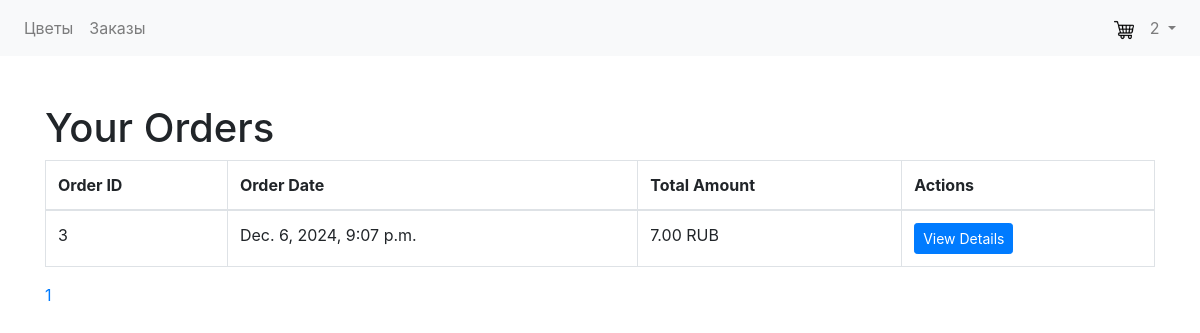
Page /orders/ (signed in) on the earlier database version.
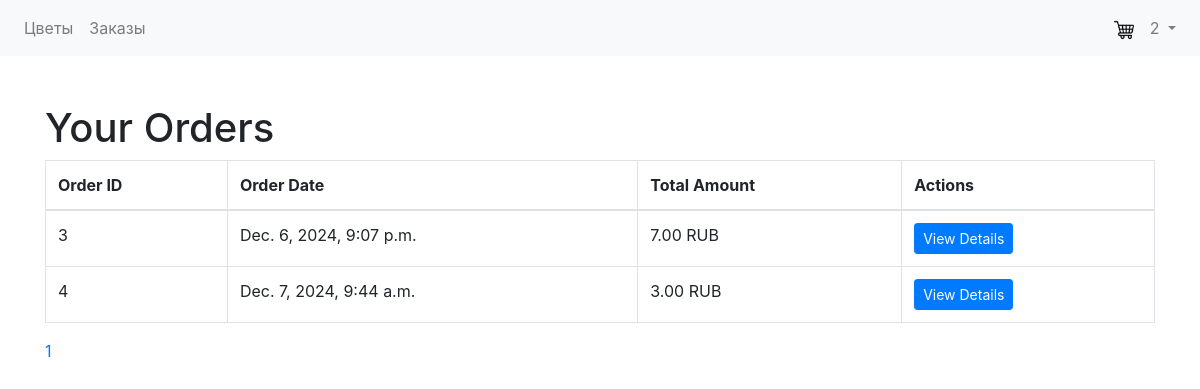
Same page on the later database version.
### orders/models.py (models this page shows)
class Order(models.Model):
    user = models.ForeignKey('account.User', on_delete=models.CASCADE)
    order_date = models.DateTimeField(auto_now_add=True)
    total_amount = models.DecimalField(max_digits=10, decimal_places=2)

### orders/views.py (the view)
# urls.py: path('', login_required(views.get_orders), name='order_list'), #List of Orders
@login_required
def get_orders(request):
    orders = Order.objects.filter(user=request.user)
    paginator = Paginator(orders, 10) # Show 10 orders per page
    page = request.GET.get('page')
    try:
        orders = paginator.page(page)
    except PageNotAnInteger:
        orders = paginator.page(1)
    except EmptyPage:
        orders = paginator.page(paginator.num_pages)
    return render(request, 'orders/order_list.html', {'orders': orders, 'paginator': paginator})

### Templates/orders/order_list.html (shortened to what this page needs)
{% extends 'base.html' %}
{% block content %}
    <h1>Your Orders</h1>
    {% if orders %}
        <table class="table table-bordered">
            <thead>
                <tr>
                    <th>Order ID</th>
                    <th>Order Date</th>
                    <th>Total Amount</th>
                    <th>Actions</th>
                </tr>
            </thead>
            <tbody>
                {% for order in orders %}
                    <tr>
                        <td>{{ order.id }}</td>
                        <td>{{ order.order_date }}</td>
                        <td>{{ order.total_amount }} RUB</td>
                        <td>
                            <a href="{% url 'orders:order_detail' order.id %}" class="btn btn-primary btn-sm">View Details</a>
                        </td>
                    </tr>
                {% endfor %}
            </tbody>
        </table>
        <div class="pagination">
            <ul class="pagination">
                {% for num in paginator.page_range %}
                    <li{% if paginator.number == num %} class="active"{% endif %}><a href="?page={{ num }}">{{ num }}</a></li>
                {% endfor %}
            </ul>
        </div>
    {% else %}
        <p>You have no orders yet.</p>
    {% endif %}
{% endblock %}

Differences in the rows shown:
added Order: id "4", order_date "Dec. 7, 2024, 9:44 a.m.", total_amount "3.00"
